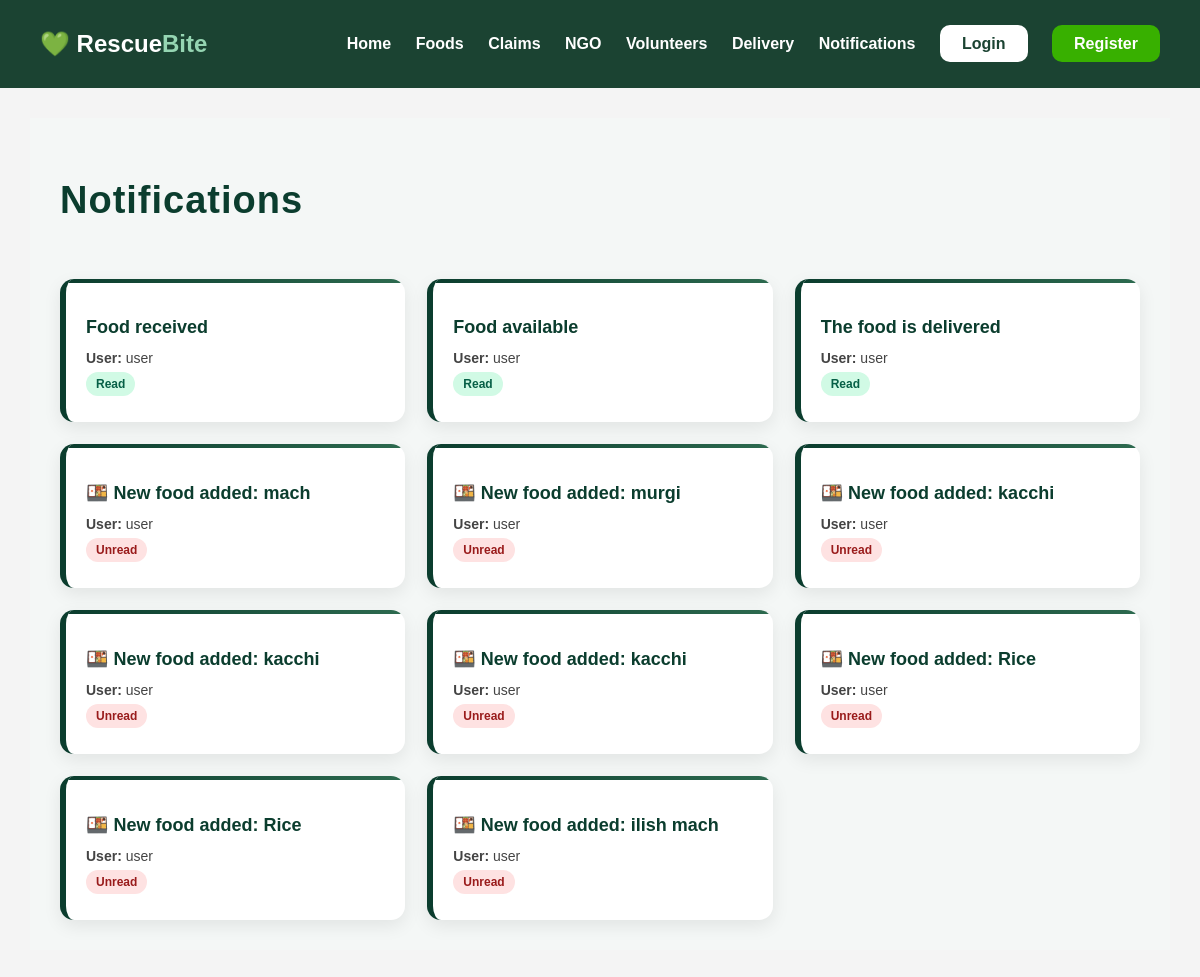
Page /notifications/ on the earlier database version.
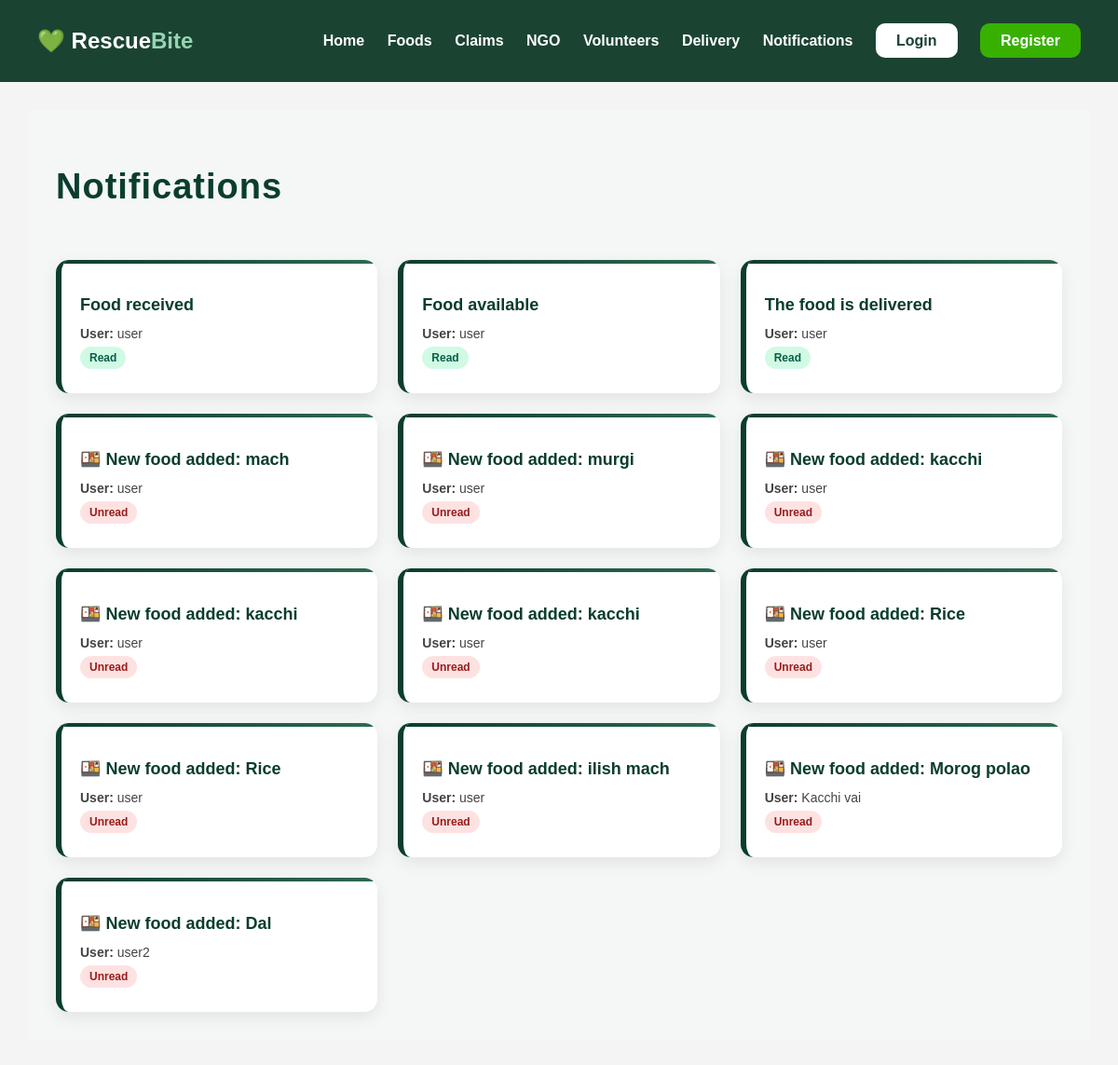
Same page on the later database version.
### accounts/models.py (models this page shows, shortened)
class Notification(models.Model):
    user = models.ForeignKey(User,
                             on_delete=models.CASCADE)
    message = models.TextField()
    is_read = models.BooleanField(default=False)

### accounts/views.py (the view)
# urls.py: path('notifications/',views.notification_list,name='notification_list'),
def notification_list(request):
    notifications = Notification.objects.all()
    return render(request,
                  'accounts/notification_list.html',
                  {'notifications': notifications})

### accounts/templates/accounts/notification_list.html
{% extends 'base.html' %}
{% block content %}
<div class="notification-page">
    <div class="notification-header">
        <h2>Notifications</h2>
    </div>
    <div class="notification-grid">
        {% for n in notifications %}
        <div class="notification-card">
            <h3>{{ n.message }}</h3>
            <p><b>User:</b> {{ n.user.username }}</p>
            <p>
                {% if n.is_read %}
                    <span class="badge read">Read</span>
                {% else %}
                    <span class="badge unread">Unread</span>
                {% endif %}
            </p>
        </div>
        {% empty %}
        <p style="text-align:center;">
            No notifications available.
        </p>
        {% endfor %}
    </div>
</div>
{% endblock %}

Differences in the rows shown:
added Notification: message "🍱 New food added: Morog polao", user.username "Kacchi vai", is_read "Unread"
added Notification: message "🍱 New food added: Dal", user.username "user2", is_read "Unread"
